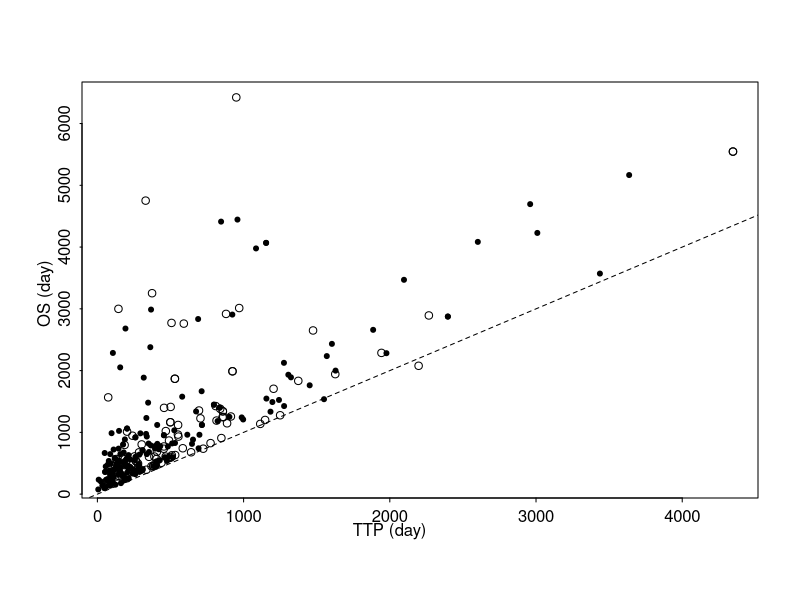

Source code (R):
mydata=read.table("GBMLGG.txt", sep = "\t", header = TRUE)
mydata$T1=mydata$PFI.time
mydata$T2=mydata$OS.time
mydata$censor1=mydata$PFI
mydata$censor2=mydata$OS
plot(mydata$T1[mydata$censor1==0 | mydata$censor2==0],  mydata$T2[mydata$censor1==0 | mydata$censor2==0],type="n",xlab="",ylab="",xaxt="n",yaxt="n")
points(mydata$T1[mydata$censor1==1 & mydata$censor2==1],  mydata$T2[mydata$censor1==1 & mydata$censor2==1],pch=20,cex=1,lty=4)
points(mydata$T1[mydata$censor1==0 | mydata$censor2==0],  mydata$T2[mydata$censor1==0 | mydata$censor2==0],pch=1,cex=1,lty=4)
abline(0, 1,lty=2)
mtext(seq(0,4000,1000),side=1,las=1,at=seq(0,4000,1000),cex=1,font=1,line=0.4)
axis(side=1,seq(0,4000,1000),tcl=-0.2,labels=FALSE)
mtext(seq(0,6500,1000),side=2,las=3,at=seq(0,6500,1000),cex=1,font=1,line=0.4)
axis(side=2,seq(0,6500,1000),tcl=-0.1,labels=FALSE)
mtext(expression(paste("TTP ","(","day",")")),side=1,las=1,at=2000,cex=1,font=1,line=1.3)
mtext(expression(paste("OS ","(","day",")")),side=2,las=3,at=3250,cex=1,font=1,line=1.2)

